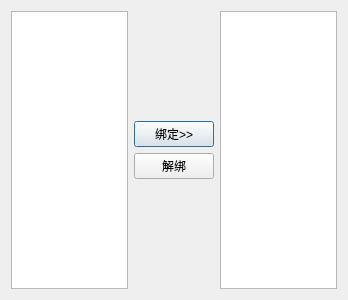
<?xml version="1.0" encoding="UTF-8"?>
<ui version="4.0">
 <class>AttributedBindFrame</class>
 <widget class="QDialog" name="AttributedBindFrame">
  <property name="geometry">
   <rect>
    <x>0</x>
    <y>0</y>
    <width>348</width>
    <height>300</height>
   </rect>
  </property>
  <property name="windowTitle">
   <string>Dialog</string>
  </property>
  <layout class="QGridLayout" name="gridLayout">
   <item row="0" column="0">
    <layout class="QHBoxLayout" name="horizontalLayout_3">
     <item>
      <layout class="QHBoxLayout" name="horizontalLayout_4">
       <item>
        <widget class="QListWidget" name="lstWgtAttribute"/>
       </item>
       <item>
        <layout class="QVBoxLayout" name="verticalLayout_3">
         <item>
          <spacer name="verticalSpacer_4">
           <property name="orientation">
            <enum>Qt::Vertical</enum>
           </property>
           <property name="sizeHint" stdset="0">
            <size>
             <width>20</width>
             <height>40</height>
            </size>
           </property>
          </spacer>
         </item>
         <item>
          <widget class="QPushButton" name="psbBind">
           <property name="text">
            <string>绑定&gt;&gt;</string>
           </property>
          </widget>
         </item>
         <item>
          <widget class="QPushButton" name="psbUnBind">
           <property name="text">
            <string>解绑</string>
           </property>
          </widget>
         </item>
         <item>
          <spacer name="verticalSpacer_5">
           <property name="orientation">
            <enum>Qt::Vertical</enum>
           </property>
           <property name="sizeHint" stdset="0">
            <size>
             <width>20</width>
             <height>40</height>
            </size>
           </property>
          </spacer>
         </item>
        </layout>
       </item>
      </layout>
     </item>
     <item>
      <widget class="QListWidget" name="lstWgtBindAttribute"/>
     </item>
    </layout>
   </item>
  </layout>
 </widget>
 <resources/>
 <connections/>
</ui>
